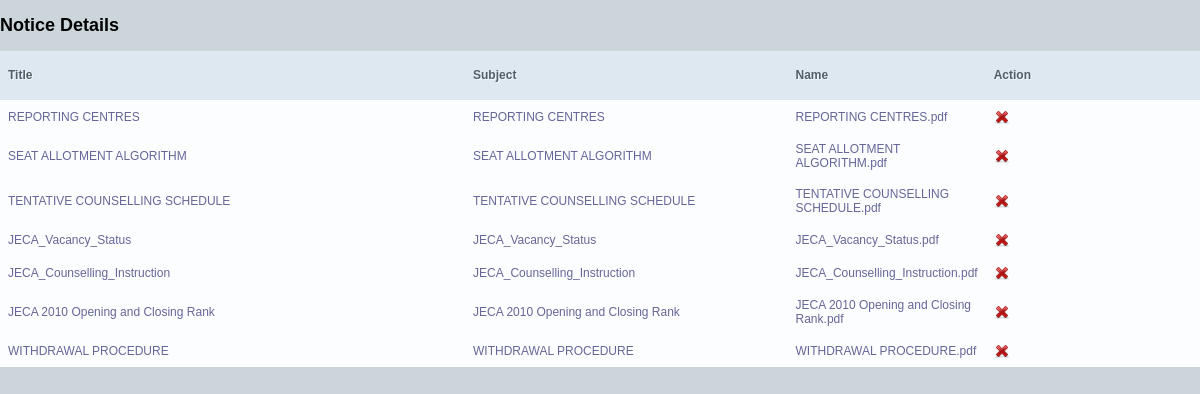
The page /admin/notice_details.php on the database its author committed.
### tables this page shows
CREATE TABLE `notice` (
  `id` int(11) NOT NULL AUTO_INCREMENT,
  `title` varchar(200) NOT NULL,
  `subject` varchar(1000) NOT NULL,
  `name` varchar(100) NOT NULL,
  `type` varchar(50) NOT NULL,
  `size` varchar(100) NOT NULL,
  `path` varchar(1000) NOT NULL,
  `date` varchar(255) NOT NULL,
  PRIMARY KEY (`id`)
);

### admin/notice_details.php (the view, shortened to what this page needs)
<!DOCTYPE html PUBLIC "-//W3C//DTD XHTML 1.0 Transitional//EN" "http://www.w3.org/TR/xhtml1/DTD/xhtml1-transitional.dtd">
<html xmlns="http://www.w3.org/1999/xhtml">
<head>
<link rel="stylesheet" type="text/css" href="css/style.css" />
</head>
<body>
	<div class="center_content">
<?php
$query1 = "SELECT * FROM notice";
$result1 = mysql_query($query1);
?>
    <h2>Notice Details</h2>
<table width="81%" height="39" id="rounded-corner">
    <thead>
    	<tr>
            <th width="39%" height="33">Title</th>
            <th width="27%">Subject</th>
            <th width="16%">Name</th>
            <th width="18%">Action</th>
        </tr>
    </thead>
    <tbody>
    <?php
		while($row=mysql_fetch_array($result1))
		{
    	echo "<tr class='even'>";
        echo "<td>".$row['title']."</td>";
		echo "<td>".$row['subject']."</td>";
		echo "<td>".$row['name']."</td>";
        echo "<td align='left'><a href='delnotice.php?id=$row[id]'>
		<img src='images/logout.png'>
		</a></td>";
        echo "</tr>";
		}
  ?>
    </tbody>
</table>
</div>
</body>
</html>

### admin/css/style.css (style rules this page uses)
body { background-color:#ccd6da; font-family:Arial, Helvetica, sans-serif; padding:0;margin:0; font-size:12px; color:#000; }
a { color:#0291d4; text-decoration:none; }
.center_content { clear:both; width:100%; padding:0 0 50px 0; }
#rounded-corner { margin:0px; width:100%; text-align: left; border-collapse: collapse; }
#rounded-corner th { padding: 8px; font-weight: bold; font-size:12px; color: #535E66; background: #dde8f0; text-shadow:1px 1px #F2F8FC; }
#rounded-corner tr.even td { padding: 8px; background: #fcfdfe; border-top: 1px solid #fff; color: #669; }

### rows shown on the page
notice: title "REPORTING CENTRES", subject "REPORTING CENTRES", name "REPORTING CENTRES.pdf"
notice: title "SEAT ALLOTMENT ALGORITHM", subject "SEAT ALLOTMENT ALGORITHM", name "SEAT ALLOTMENT ALGORITHM.pdf"
notice: title "TENTATIVE COUNSELLING SCHEDULE", subject "TENTATIVE COUNSELLING SCHEDULE", name "TENTATIVE COUNSELLING SCHEDULE.pdf"
notice: title "JECA_Vacancy_Status", subject "JECA_Vacancy_Status", name "JECA_Vacancy_Status.pdf"
notice: title "JECA_Counselling_Instruction", subject "JECA_Counselling_Instruction", name "JECA_Counselling_Instruction.pdf"
notice: title "JECA 2010 Opening and Closing Rank", subject "JECA 2010 Opening and Closing Rank", name "JECA 2010 Opening and Closing Rank.pdf"
notice: title "WITHDRAWAL PROCEDURE", subject "WITHDRAWAL PROCEDURE", name "WITHDRAWAL PROCEDURE.pdf"
